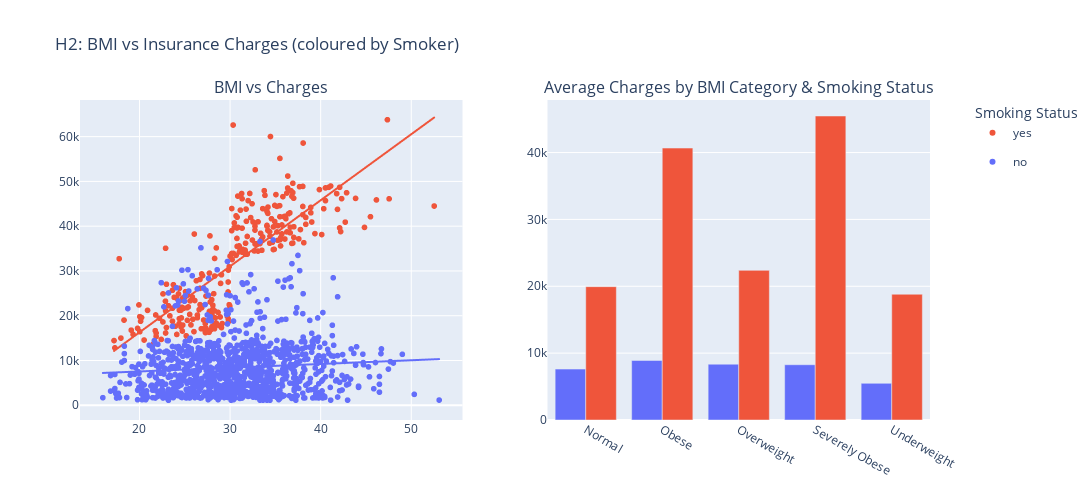

The code cell stored with this chart in its notebook:
### Markdown cell above
## H2: BMI vs Insurance Charges

### Code cell
# Create a subplot figure: 1 row, 2 columns
fig = make_subplots(
    rows=1,
    cols=2,
    subplot_titles=[
        "BMI vs Charges",
        "Average Charges by BMI Category & Smoking Status"
    ]
)

color_map = {'yes': '#EF553B', 'no': '#636EFA'}

# -----------------------------
# Scatter plot with trendline
# -----------------------------

scatter_fig = px.scatter(
    df,
    x='bmi',
    y='charges',
    color='smoker',
    color_discrete_map=color_map,
    trendline='ols'
)

# Add scatter traces, only show legend for the first trace of each color

added_legends = set()
for trace in scatter_fig['data']:
    # Only show legend if we haven't added this name yet
    if trace.name in added_legends:
        trace.showlegend = False
    else:
        trace.showlegend = True
        added_legends.add(trace.name)
    fig.add_trace(trace, row=1, col=1)


# -----------------------------
# Grouped bar chart
# -----------------------------
charges_avg = df.groupby(['bmi_category', 'smoker'], observed=False)['charges'].mean().reset_index()
charges_avg.rename(columns={'charges': 'charges'}, inplace=True)

barchart_fig = px.bar(
    charges_avg,
    x='bmi_category',
    y='charges',
    color='smoker',
    color_discrete_map=color_map,
    barmode='group',
    category_orders={'bmi_category': ['Underweight', 'Normal', 'Overweight', 'Obese', 'Severely Obese']}
)

for trace in barchart_fig['data']:
    if trace.name in added_legends:
        trace.showlegend = False
    else:
        trace.showlegend = True
        added_legends.add(trace.name)
    fig.add_trace(trace, row=1, col=2)

# -----------------------------
# Layout adjustments
# -----------------------------
fig.update_layout(
    showlegend=True,
    legend=dict(
        title=dict(text="Smoking Status"), 
        x=1.05, 
        y=1
    ),
    height=500,
    width=1200,
    title_text="H2: BMI vs Insurance Charges (coloured by Smoker)",
)
fig.write_html(figure_path / "bmi_charges_smoking_analysis.html")
fig.write_image(figure_path / "bmi_charges_smoking_analysis.png")
fig.show()

### Figure 1 — Plotly figure (JSON) as saved in the notebook; plotly's stock layout.template omitted (floating-point values rounded to 4 significant figures; data arrays with more than 128 entries replaced by an {"elided": "..."} marker saying what was removed)
{"data": [{"hovertemplate": "smoker=yes<br>bmi=%{x}<br>charges=%{y}<extra></extra>", "legendgroup": "yes", "marker": {"color": "#EF553B", "symbol": "circle"}, "mode": "markers", "name": "yes", "showlegend": true, "type": "scattergl", "x": {"elided": "274 float values"}, "xaxis": "x", "y": {"elided": "274 float values"}, "yaxis": "y"}, {"hovertemplate": "<b>OLS trendline</b><br>charges = 1473.11 * bmi + -13186.6<br>R<sup>2</sup>=0.650411<br><br>smoker=yes<br>bmi=%{x}<br>charges=%{y} <b>(trend)</b><extra></extra>", "legendgroup": "yes", "marker": {"color": "#EF553B", "symbol": "circle"}, "mode": "lines", "name": "yes", "showlegend": false, "type": "scattergl", "x": {"elided": "274 float values"}, "xaxis": "x", "y": {"elided": "274 float values"}, "yaxis": "y"}, {"hovertemplate": "smoker=no<br>bmi=%{x}<br>charges=%{y}<extra></extra>", "legendgroup": "no", "marker": {"color": "#636EFA", "symbol": "circle"}, "mode": "markers", "name": "no", "showlegend": true, "type": "scattergl", "x": {"elided": "1063 float values"}, "xaxis": "x", "y": {"elided": "1063 float values"}, "yaxis": "y"}, {"hovertemplate": "<b>OLS trendline</b><br>charges = 83.3397 * bmi + 5886.14<br>R<sup>2</sup>=0.007069<br><br>smoker=no<br>bmi=%{x}<br>charges=%{y} <b>(trend)</b><extra></extra>", "legendgroup": "no", "marker": {"color": "#636EFA", "symbol": "circle"}, "mode": "lines", "name": "no", "showlegend": false, "type": "scattergl", "x": {"elided": "1063 float values"}, "xaxis": "x", "y": {"elided": "1063 float values"}, "yaxis": "y"}, {"alignmentgroup": "True", "hovertemplate": "smoker=no<br>bmi_category=%{x}<br>charges=%{y}<extra></extra>", "legendgroup": "no", "marker": {"color": "#636EFA", "pattern": {"shape": ""}}, "name": "no", "offsetgroup": "no", "orientation": "v", "showlegend": false, "textposition": "auto", "type": "bar", "x": ["Normal", "Obese", "Overweight", "Severely Obese", "Underweight"], "xaxis": "x2", "y": [7616.0, 8903.0, 8348.0, 8268.0, 5485.0], "yaxis": "y2"}, {"alignmentgroup": "True", "hovertemplate": "smoker=yes<br>bmi_category=%{x}<br>charges=%{y}<extra></extra>", "legendgroup": "yes", "marker": {"color": "#EF553B", "pattern": {"shape": ""}}, "name": "yes", "offsetgroup": "yes", "orientation": "v", "showlegend": false, "textposition": "auto", "type": "bar", "x": ["Normal", "Obese", "Overweight", "Severely Obese", "Underweight"], "xaxis": "x2", "y": [19940.0, 40670.0, 22380.0, 45470.0, 18810.0], "yaxis": "y2"}], "layout": {"annotations": [{"font": {"size": 16}, "showarrow": false, "text": "BMI vs Charges", "x": 0.225, "xanchor": "center", "xref": "paper", "y": 1, "yanchor": "bottom", "yref": "paper"}, {"font": {"size": 16}, "showarrow": false, "text": "Average Charges by BMI Category & Smoking Status", "x": 0.775, "xanchor": "center", "xref": "paper", "y": 1, "yanchor": "bottom", "yref": "paper"}], "height": 500, "legend": {"title": {"text": "Smoking Status"}, "x": 1.05, "y": 1}, "showlegend": true, "title": {"text": "H2: BMI vs Insurance Charges (coloured by Smoker)"}, "width": 1200, "xaxis": {"anchor": "y", "domain": [0, 0.45]}, "xaxis2": {"anchor": "y2", "domain": [0.55, 1]}, "yaxis": {"anchor": "x", "domain": [0, 1]}, "yaxis2": {"anchor": "x2", "domain": [0, 1]}}}
